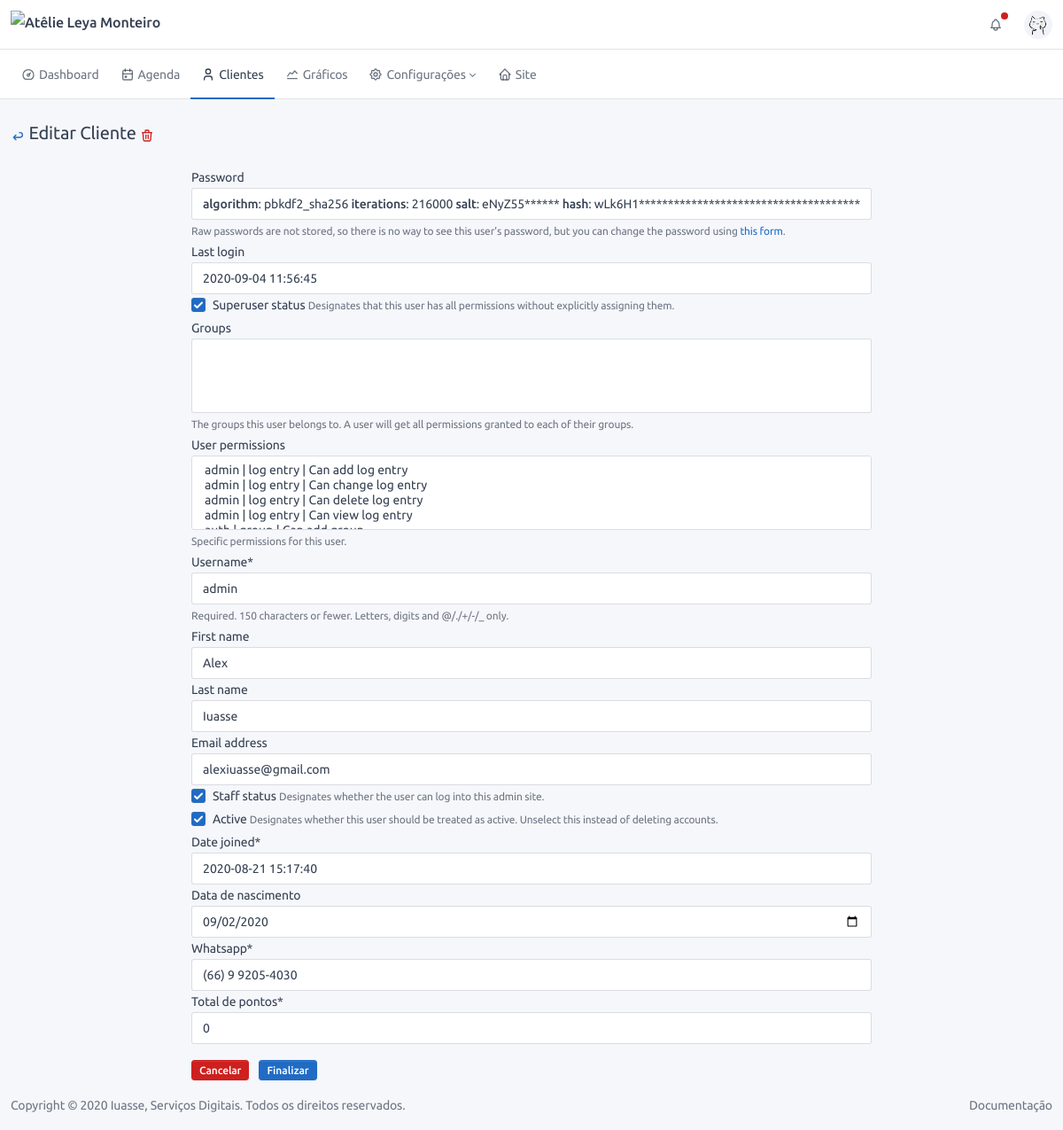
The app's page /user/1/edit/ (signed in), older data.
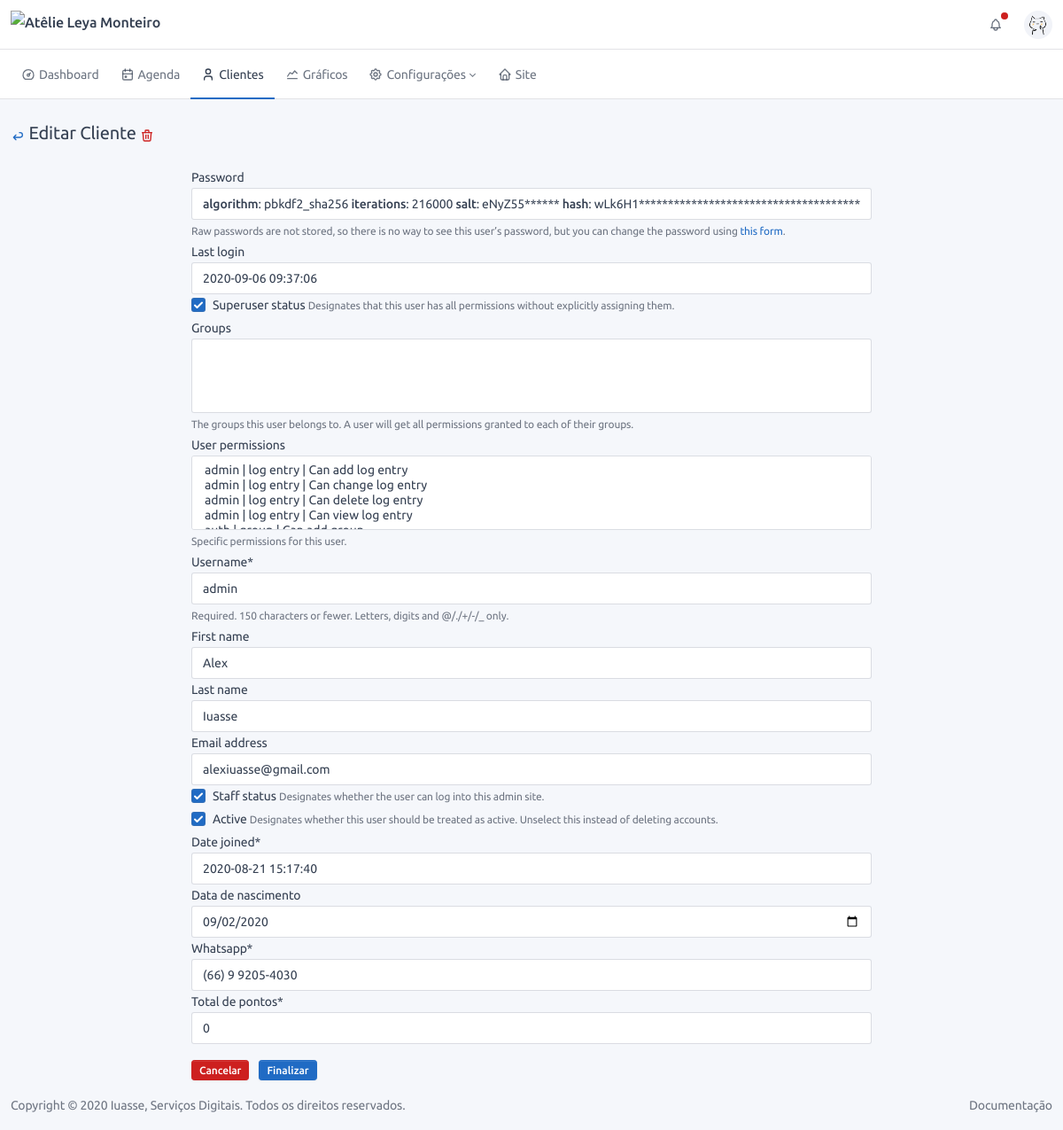
The same page, newer data.
### users/models.py (models this page shows, shortened)
class CustomUser(AbstractUser):
    birth_day = models.DateField('data de nascimento', blank=True, null=True)
    whatsapp = models.CharField('whatsapp', max_length=16)
    total_of_points = models.IntegerField(default=0, verbose_name='Total de pontos')
    def get_absolute_url(self):
        return reverse('users:customuser:profile_admin', kwargs={'pk': self.pk})

### users/views.py (the view)
# urls.py: path('<int:pk>/edit/', CustomUserEdit.as_view(), name='edit'),
class CustomUserEdit(LoginRequiredMixin, PermissionRequiredMixin, UpdateView):
    model = CustomUser
    form_class = CustomUserChangeForm
    template_name = 'user/form.html'
    permission_required = 'users.edit_customuser'
    title = TITLE_EDIT_USER
    subtitle = SUBTITLE_USER
    def get_delete_url(self):
        return reverse_lazy('users:customuser:delete', kwargs={'pk': self.object.pk})

### users/forms.py
class CustomUserChangeForm(UserChangeForm):
    class Meta:
        model = CustomUser
        widgets = {
            'birth_day': forms.DateInput(format='%Y-%m-%d', attrs={'type': 'date'}),
        }
        fields = UserChangeForm.Meta.fields

### frontend/templates/user/form.html (shortened to what this page needs)
{% extends 'base.html' %}
{% load static %}
{% load crispy_forms_tags %}
{% block content %}
<div class="container-fluid">
    <div class="page-header">
        <div class="row align-items-center">
            <div class="col-auto">
                <h2 class="page-title">
                    <a href="{% if object %} {{object.get_absolute_url}} {% else %} {{view.get_back_url}} {% endif %}"
                       data-toggle="tooltip" title="{{TOOLTIP_BACK}}">
                        <span class="text-primary">{{ICON_ARROW_BACK|safe}}</span>
                    </a>
                    {{view.title}}
                    {% if object %}
                    <a data-toggle="tooltip" href="{{ view.get_delete_url }}" title="{{TOOLTIP_DEL}}">
                        <span class="text-danger">{{ICON_DELETE|safe}}</span>
                    </a>
                    {% endif %}
                </h2>
            </div>
        </div>
    </div>
    <form method="post">
        <div class="row align-items-center">
            <div class="col-auto ml-auto mr-auto">
                {% for field in form %}
                {{ field|as_crispy_field }}
                {% endfor %}
                <div class="form-row">
                    <div class="pull-right mt-3">
                        <a class="btn btn-danger btn-sm mr-2"
                           href="{% if object %} {{object.get_absolute_url}} {% else %} {{view.get_back_url}} {% endif %}"
                           type="button">
                            Cancelar
                        </a>
                        <button class="btn btn-primary btn-sm" type="submit">Finalizar</button>
                    </div>
                </div>
            </div>
        </div>
    </form>
</div>
{% endblock %}

Row changes from the older to the newer data that the page shows:
changed CustomUser "admin": last_login "2020-09-04 11:56:45" → "2020-09-06 09:37:06"
